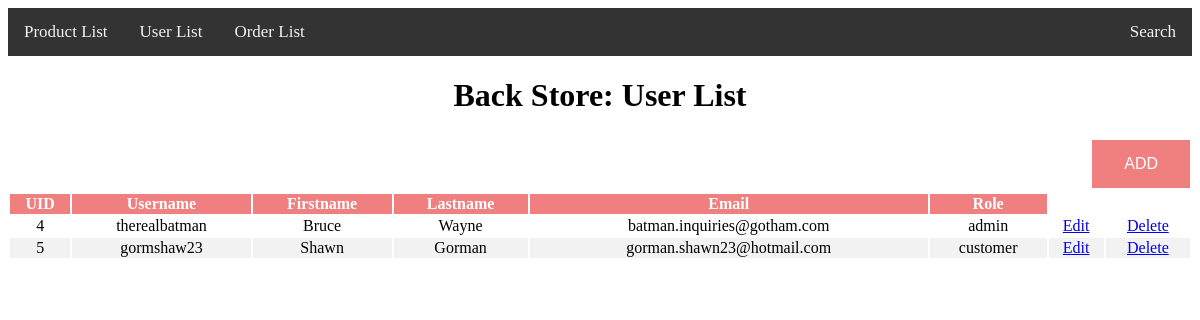
The app's page /verdi/P9_admin.php, older data.
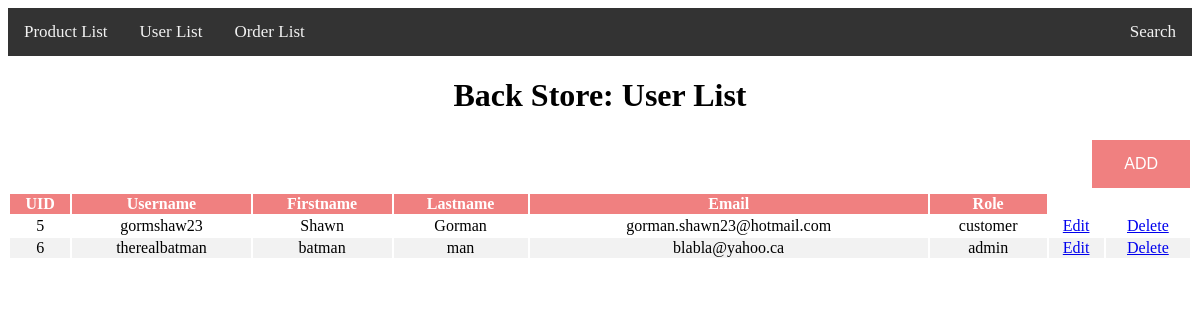
The same page, newer data.
### tables this page shows
CREATE TABLE `users` (
  `user_id` int(3) NOT NULL,
  `user_name` varchar(255) NOT NULL,
  `user_password` varchar(255) NOT NULL,
  `user_firstname` varchar(255) NOT NULL,
  `user_lastname` varchar(255) NOT NULL,
  `user_email` varchar(255) NOT NULL,
  `user_image` text NOT NULL,
  `user_role` varchar(255) NOT NULL,
  `extra` varchar(255) NOT NULL
);

### verdi/include/view_all_users.php (the view, shortened to what this page needs)
<table style="width: 100%">
                <thead>
                    <tr>
                        <th>UID</th>
                        <th>Username</th>
                        <th>Firstname</th>
                        <th>Lastname</th>
                        <th>Email</th>
                        <th>Role</th>
                    </tr>
                </thead>
                <tbody>
                <?php
$query = "SELECT * FROM users";
$select_users = mysqli_query($connection, $query);
while($row = mysqli_fetch_assoc($select_users)){
    $user_id = $row['user_id'];
    $user_name = $row['user_name'];
    $user_firstname = $row['user_firstname'];
    $user_lastname = $row['user_lastname'];
    $user_email = $row['user_email'];
    $user_role = $row['user_role'];
    echo "<tr>";
    echo "<td>$user_id</td>";
    echo "<td>$user_name</td>";
    echo "<td>$user_firstname</td>";
    echo "<td>$user_lastname</td>";
    echo "<td>$user_email</td>";
    echo "<td>$user_role</td>";
    echo "<td><a href='P9_admin.php?source=edit_user&edit_user={$user_id}'>Edit</a></td>";
    echo "<td><a href='P9_admin.php?delete={$user_id}'>Delete</a></td>";
    echo "</tr>";
}
    ?>
                </tbody>
            </table>

### verdi/P9_admin.php (shortened to what this page needs)
<!DOCTYPE html>
<html lang="en">
<head>
    <link rel="stylesheet" href="MyStyleB.css">
</head>
<body>
<?php  include "include/db.php"?>
    <div class="topnav">
        <a href="P7.html">Product List</a>
        <a href="P9.html">User List</a>
        <a href="P10.html">Order List</a>
        <div class="topnav-right">
            <a href="">Search</a>
        </div>
    </div>
    <div class="gen">
        <h1>Back Store: User List</h1>
        <div class="a">
            <a href="include/P10_create_user.php">
                <button style="background-color: rgb(240, 128, 128);"class="button">ADD</button>
            </a>
        </div>
        <div style="overflow-x:auto;">
        <?php
        if(isset($_GET['source'])){
            $source = $_GET['source'];
        } else {
            $source = '';
        }
        switch($source) {
            default:
            include "include/view_all_users.php";
            break;
        }
        ?>
        </div>
    </div>
</body>
</html>

### verdi/MyStyleB.css (style rules this page uses)
.topnav { overflow: hidden; background-color: #333; }
.topnav a { float: left; color: #f2f2f2; text-align: center; padding: 14px 16px; text-decoration: none; font-size: 17px; }
.topnav-right { float: right; }
.button { background-color: #4CAF50; border: none; color: white; padding: 15px 32px; text-align: center; text-decoration: none; display: inline-block; font-size: 16px; margin: 4px 2px; cursor: pointer; }

### verdi/P9_admin.php (style rules this page uses)
th { background-color: rgb(240, 128, 128); color: white; }
tr:nth-child(even) { background-color: #f2f2f2; }
.button { background-color: rgb(240, 128, 128); border: none; color: white; padding: 15px 32px; text-align: right; text-decoration: none; display: inline-block; font-size: 16px; margin: 4px 2px; cursor: pointer; font-size-adjust: auto; max-width: 100%; height: auto; }
td { text-align: center; }
div.a { text-align: right }
div.gen h1 { text-align: center }

Row changes from the older to the newer data that the page shows:
removed users: user_id "4", user_name "therealbatman", user_firstname "Bruce", user_lastname "Wayne", user_email "batman.inquiries@gotham.com", user_role "admin"
added users: user_id "6", user_name "therealbatman", user_firstname "batman", user_lastname "man", user_email "blabla@yahoo.ca", user_role "admin"
